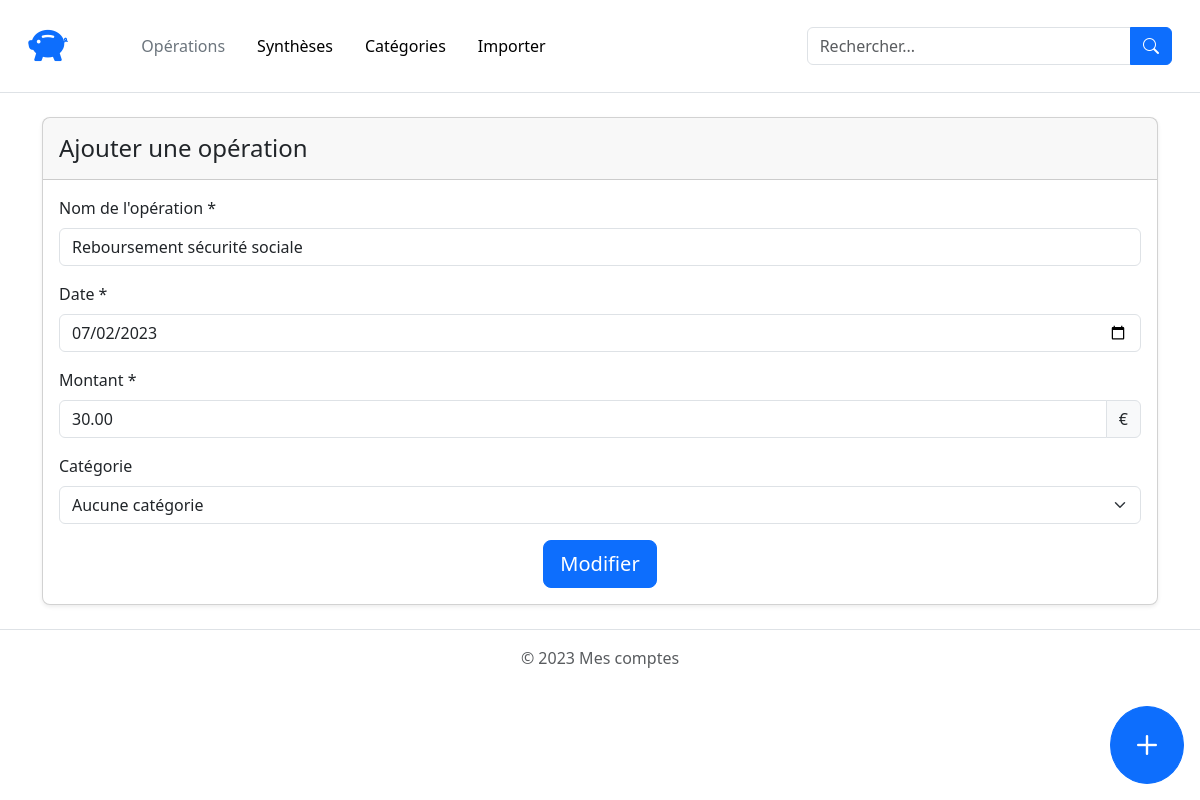
The app's page /modif.php?id=194 with its own data.
### tables this page shows
CREATE TABLE IF NOT EXISTS `transaction` (
  `id_transaction` int NOT NULL AUTO_INCREMENT,
  `name` varchar(50) NOT NULL,
  `amount` decimal(15,2) NOT NULL,
  `date_transaction` date NOT NULL,
  `id_category` int DEFAULT NULL,
  PRIMARY KEY (`id_transaction`),
  KEY `id_category` (`id_category`)
);

### modif.php (the view, shortened to what this page needs)
<?php
require_once "connexion/connexiondb.php";
$id = $_GET['id'];
$sql = "SELECT * FROM transaction WHERE id_transaction = $id";
$sth = $dbh->query($sql);
$data = $sth->fetchAll(PDO::FETCH_ASSOC);
?>
<!DOCTYPE html>
<html lang="fr">
<head>
    <link rel="stylesheet" href="https://cdn.jsdelivr.net/npm/bootstrap@5.3.0/dist/css/bootstrap.min.css">
    <link rel="stylesheet" href="https://cdn.jsdelivr.net/npm/bootstrap-icons@1.10.5/font/bootstrap-icons.css">
</head>
<body>
    <div class="container-fluid">
        <header class="row flex-wrap justify-content-between align-items-center p-3 mb-4 border-bottom">
            <a href="index.php" class="col-1">
                <i class="bi bi-piggy-bank-fill text-primary fs-1"></i>
            </a>
            <nav class="col-11 col-md-7">
                <ul class="nav">
                    <li class="nav-item">
                        <a href="index.php" class="nav-link link-secondary" aria-current="page">Opérations</a>
                    </li>
                    <li class="nav-item">
                        <a href="summary.html" class="nav-link link-body-emphasis">Synthèses</a>
                    </li>
                    <li class="nav-item">
                        <a href="categories.html" class="nav-link link-body-emphasis">Catégories</a>
                    </li>
                    <li class="nav-item">
                        <a href="import.html" class="nav-link link-body-emphasis">Importer</a>
                    </li>
                </ul>
            </nav>
            <form action="" class="col-12 col-md-4" role="search">
                <div class="input-group">
                    <input type="text" class="form-control" placeholder="Rechercher..."
                        aria-describedby="button-search">
                    <button class="btn btn-primary" type="submit" id="button-search">
                        <i class="bi bi-search"></i>
                    </button>
                </div>
            </form>
        </header>
    </div>
    <div class="container">
        <section class="card mb-4 rounded-3 shadow-sm">
            <div class="card-header py-3">
                <h1 class="my-0 fw-normal fs-4">Ajouter une opération</h1>
            </div>
            <div class="card-body">
                <form action="" method="POST">
                    <div class="mb-3">
                        <label for="name" class="form-label">Nom de l'opération *</label>
                        <input type="text" class="form-control" name="name" id="name"
                            placeholder="Facture d'électricité" value="<?= $data[0]['name'] ?>" required>
                    </div>
                    <div class="mb-3">
                        <label for="date" class="form-label">Date *</label>
                        <input type="date" class="form-control" name="date" id="date" value="<?= $data[0]['date_transaction'] ?>" required>
                    </div>
                    <div class="mb-3">
                        <label for="amount" class="form-label">Montant *</label>
                        <div class="input-group">
                            <input type="text" class="form-control" name="amount" id="amount" value="<?= $data[0]['amount'] ?>" required>
                            <span class="input-group-text">€</span>
                        </div>
                    </div>
                    <div class="mb-3">
                        <label for="category" class="form-label">Catégorie</label>
                        <select class="form-select" name="category" id="category">
                            <option value="" selected>Aucune catégorie</option>
                        </select>
                    </div>
                    <div class="text-center">
                        <button type="submit" class="btn btn-primary btn-lg">Modifier</button>
                    </div>
                </form>
            </div>
        </section>
    </div>
    <div class="position-fixed bottom-0 end-0 m-3">
        <a href="add.html" class="btn btn-primary btn-lg rounded-circle">
            <i class="bi bi-plus fs-1"></i>
        </a>
    </div>
    <footer class="py-3 mt-4 border-top">
        <p class="text-center text-body-secondary">© 2023 Mes comptes</p>
    </footer>
</body>
</html>

### records on screen
transaction: name "Reboursement sécurité sociale", date "07/02/2023", amount "30.00"
